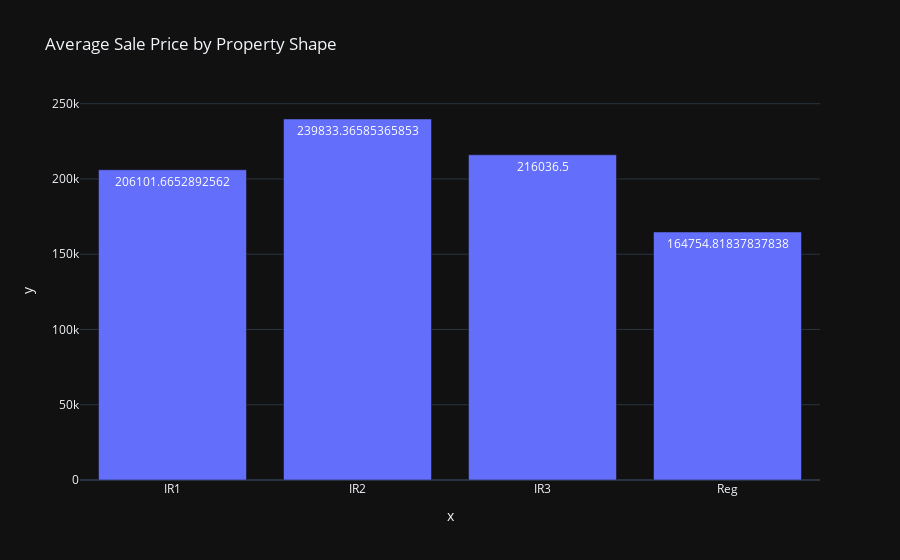

Here is the notebook cell this chart was saved with:
### Code cell
shape_prices = df.groupby('LotShape')['SalePrice'].mean()
contour_prices = df.groupby('LandContour')['SalePrice'].mean()
# Shape Prices
px.bar(x=shape_prices.index, y=shape_prices.values, title='Average Sale Price by Property Shape',
              template='plotly_dark', text=shape_prices.values)

### Figure 1 — Plotly figure (JSON) as saved in the notebook; plotly's stock layout.template omitted (floating-point values rounded to 4 significant figures)
{"data": [{"hovertemplate": "x=%{x}<br>y=%{y}<br>text=%{text}<extra></extra>", "legendgroup": "", "marker": {"color": "#636efa", "pattern": {"shape": ""}}, "name": "", "orientation": "v", "showlegend": false, "text": [206100.0, 239800.0, 216000.0, 164800.0], "textposition": "auto", "type": "bar", "x": ["IR1", "IR2", "IR3", "Reg"], "xaxis": "x", "y": [206100.0, 239800.0, 216000.0, 164800.0], "yaxis": "y"}], "layout": {"barmode": "relative", "legend": {"tracegroupgap": 0}, "title": {"text": "Average Sale Price by Property Shape"}, "xaxis": {"anchor": "y", "domain": [0, 1], "title": {"text": "x"}}, "yaxis": {"anchor": "x", "domain": [0, 1], "title": {"text": "y"}}}}
